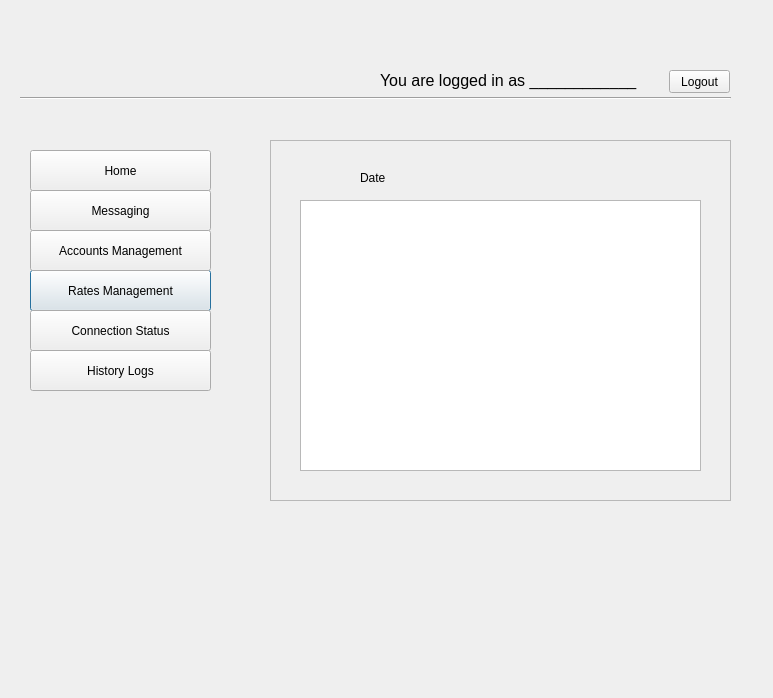
<?xml version="1.0" encoding="UTF-8"?>
<ui version="4.0">
 <class>HistoryLogs</class>
 <widget class="QDialog" name="HistoryLogs">
  <property name="geometry">
   <rect>
    <x>0</x>
    <y>0</y>
    <width>773</width>
    <height>698</height>
   </rect>
  </property>
  <property name="windowTitle">
   <string>Dialog</string>
  </property>
  <widget class="QFrame" name="hstrylog_frame">
   <property name="geometry">
    <rect>
     <x>270</x>
     <y>140</y>
     <width>461</width>
     <height>361</height>
    </rect>
   </property>
   <property name="frameShape">
    <enum>QFrame::StyledPanel</enum>
   </property>
   <property name="frameShadow">
    <enum>QFrame::Raised</enum>
   </property>
   <widget class="QLabel" name="label">
    <property name="geometry">
     <rect>
      <x>90</x>
      <y>30</y>
      <width>57</width>
      <height>15</height>
     </rect>
    </property>
    <property name="text">
     <string>Date</string>
    </property>
   </widget>
   <widget class="QTableView" name="tableView">
    <property name="geometry">
     <rect>
      <x>30</x>
      <y>60</y>
      <width>401</width>
      <height>271</height>
     </rect>
    </property>
   </widget>
  </widget>
  <widget class="QLabel" name="label_2">
   <property name="geometry">
    <rect>
     <x>10</x>
     <y>20</y>
     <width>201</width>
     <height>81</height>
    </rect>
   </property>
   <property name="text">
    <string/>
   </property>
   <property name="pixmap">
    <pixmap resource="imgresource.qrc">:/images/logo.png</pixmap>
   </property>
   <property name="scaledContents">
    <bool>true</bool>
   </property>
  </widget>
  <widget class="QPushButton" name="pushButton_5">
   <property name="geometry">
    <rect>
     <x>30</x>
     <y>270</y>
     <width>181</width>
     <height>41</height>
    </rect>
   </property>
   <property name="text">
    <string>Rates Management</string>
   </property>
  </widget>
  <widget class="QPushButton" name="pushButton_6">
   <property name="geometry">
    <rect>
     <x>30</x>
     <y>310</y>
     <width>181</width>
     <height>41</height>
    </rect>
   </property>
   <property name="text">
    <string>Connection Status</string>
   </property>
  </widget>
  <widget class="QPushButton" name="pushButton_3">
   <property name="geometry">
    <rect>
     <x>30</x>
     <y>190</y>
     <width>181</width>
     <height>41</height>
    </rect>
   </property>
   <property name="text">
    <string>Messaging</string>
   </property>
  </widget>
  <widget class="QPushButton" name="pushButton_4">
   <property name="geometry">
    <rect>
     <x>30</x>
     <y>230</y>
     <width>181</width>
     <height>41</height>
    </rect>
   </property>
   <property name="text">
    <string>Accounts Management</string>
   </property>
  </widget>
  <widget class="QPushButton" name="pushButton_2">
   <property name="geometry">
    <rect>
     <x>30</x>
     <y>150</y>
     <width>181</width>
     <height>41</height>
    </rect>
   </property>
   <property name="text">
    <string>Home</string>
   </property>
  </widget>
  <widget class="QPushButton" name="pushButton_7">
   <property name="geometry">
    <rect>
     <x>30</x>
     <y>350</y>
     <width>181</width>
     <height>41</height>
    </rect>
   </property>
   <property name="text">
    <string>History Logs</string>
   </property>
  </widget>
  <widget class="Line" name="line">
   <property name="geometry">
    <rect>
     <x>20</x>
     <y>90</y>
     <width>711</width>
     <height>16</height>
    </rect>
   </property>
   <property name="orientation">
    <enum>Qt::Horizontal</enum>
   </property>
  </widget>
  <widget class="QLabel" name="label_3">
   <property name="geometry">
    <rect>
     <x>380</x>
     <y>70</y>
     <width>271</width>
     <height>20</height>
    </rect>
   </property>
   <property name="font">
    <font>
     <pointsize>12</pointsize>
    </font>
   </property>
   <property name="text">
    <string>You are logged in as ____________</string>
   </property>
  </widget>
  <widget class="QPushButton" name="pushButton">
   <property name="geometry">
    <rect>
     <x>669</x>
     <y>70</y>
     <width>61</width>
     <height>23</height>
    </rect>
   </property>
   <property name="text">
    <string>Logout</string>
   </property>
  </widget>
 </widget>
 <resources>
  <include location="imgresource.qrc"/>
 </resources>
 <connections/>
</ui>
